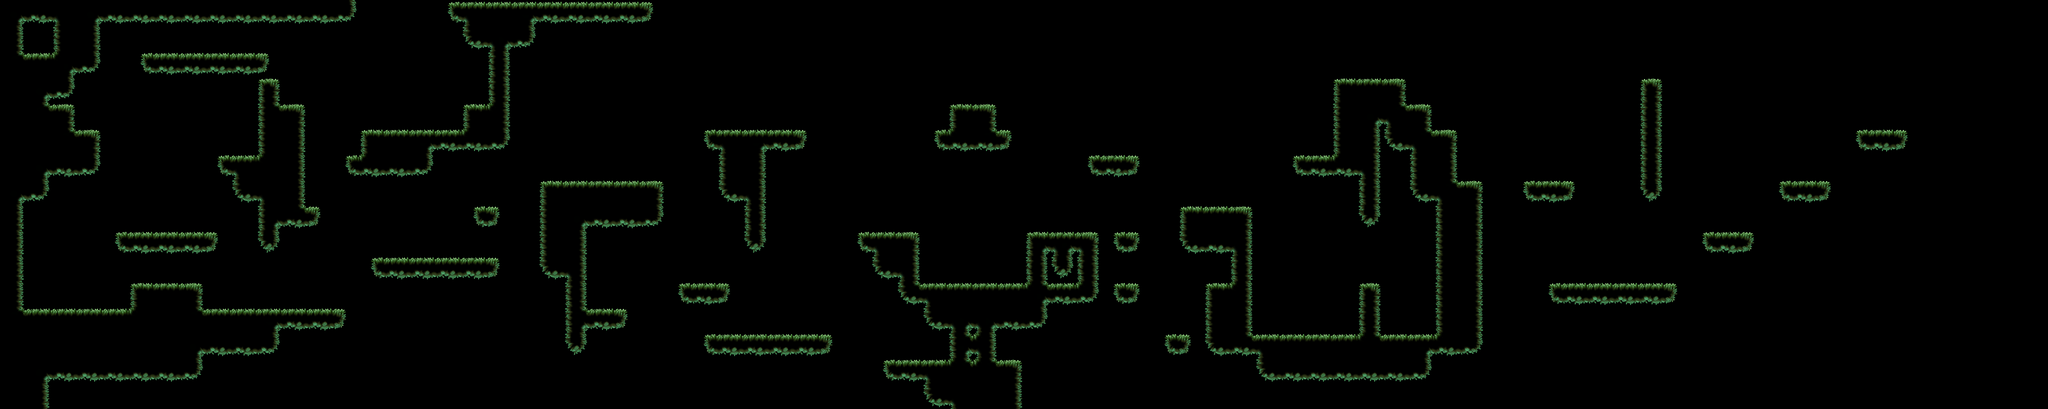

A level layout from a 2D game, rendered from its tile map. Below: a short description, then the map file with tile-grid data replaced by summaries:
An orthogonal 80x16 tile map with 128x128 px tiles, 1 tile layer (Platform) and 66 objects (26x spike, 22x coin, 6x tunnel, 4x ammo, 3x enemy, ...).

<map version="1.10" tiledversion="1.11.0" orientation="orthogonal" renderorder="right-down" width="80" height="16" tilewidth="128" tileheight="128" infinite="0" nextlayerid="5" nextobjectid="107">
 <editorsettings>
  <export target="level1-map.tmj" format="json" />
 </editorsettings>
 <tileset firstgid="1" source="mossy-tileset.tsx" />
 <layer id="1" name="Platform" width="80" height="16">
  <data>[1280 cells, 317 non-empty, 39 distinct tile ids]</data>
 </layer>
 <objectgroup id="4" name="Objects">
  <object id="3" type="coin" x="1192" y="680" width="48" height="48">
   <ellipse />
  </object>
  <object id="6" type="coin" x="1192" y="592" width="48" height="48">
   <ellipse />
  </object>
  <object id="11" type="enemy" x="346.242" y="1477.4" width="80" height="80">
   <properties>
    <property name="xoffset" type="int" value="100" />
    <property name="yoffset" type="int" value="0" />
   </properties>
  </object>
  <object id="16" type="health" x="832.41" y="1348.22">
   <properties>
    <property name="health" type="int" value="5" />
   </properties>
   <point />
  </object>
  <object id="17" type="tunnel" x="3764" y="1548" width="110" height="149">
   <properties>
    <property name="self_id" type="int" value="1" />
    <property name="tunnel_out" type="int" value="0" />
    <property name="upwards" type="bool" value="true" />
   </properties>
  </object>
  <object id="20" type="tunnel" x="2853" y="84" width="110" height="149">
   <properties>
    <property name="self_id" type="int" value="0" />
    <property name="upwards" type="bool" value="false" />
   </properties>
  </object>
  <object id="23" type="coin" x="2347" y="414" width="48" height="48">
   <ellipse />
  </object>
  <object id="25" type="coin" x="2756.12" y="638.303" width="48" height="48">
   <ellipse />
  </object>
  <object id="26" type="coin" x="2347" y="286" width="48" height="48">
   <ellipse />
  </object>
  <object id="28" type="tunnel" x="150" y="1418.79" width="110" height="149">
   <properties>
    <property name="self_id" type="int" value="2" />
    <property name="tunnel_out" type="int" value="3" />
    <property name="upwards" type="bool" value="true" />
   </properties>
  </object>
  <object id="29" type="tunnel" x="1895.7" y="524.606" width="110" height="149">
   <properties>
    <property name="self_id" type="int" value="3" />
    <property name="upwards" type="bool" value="true" />
   </properties>
  </object>
  <object id="31" type="coin" x="674" y="176" width="48" height="48">
   <ellipse />
  </object>
  <object id="32" type="coin" x="804" y="176" width="48" height="48">
   <ellipse />
  </object>
  <object id="33" type="coin" x="940" y="172" width="48" height="48">
   <ellipse />
  </object>
  <object id="45" type="tunnel" x="6982" y="1548" width="110" height="149">
   <properties>
    <property name="self_id" type="int" value="4" />
    <property name="tunnel_out" type="int" value="5" />
    <property name="upwards" type="bool" value="true" />
   </properties>
  </object>
  <object id="47" type="coin" x="7076" y="191.152" width="48" height="48">
   <ellipse />
  </object>
  <object id="48" type="coin" x="7233.58" y="363.879" width="48" height="48">
   <ellipse />
  </object>
  <object id="49" type="coin" x="7388.12" y="521.455" width="48" height="48">
   <ellipse />
  </object>
  <object id="51" type="coin" x="7567.88" y="688.97" width="48" height="48">
   <ellipse />
  </object>
  <object id="53" type="tunnel" x="6700" y="266" width="110" height="149">
   <properties>
    <property name="self_id" type="int" value="5" />
    <property name="upwards" type="bool" value="true" />
   </properties>
  </object>
  <object id="54" type="enemy" x="4601.33" y="1352" width="80" height="80">
   <properties>
    <property name="xoffset" type="int" value="384" />
    <property name="yoffset" type="int" value="0" />
   </properties>
  </object>
  <object id="55" type="ammo" x="3912" y="596">
   <properties>
    <property name="bullet_capacity" type="int" value="10" />
   </properties>
   <point />
  </object>
  <object id="56" type="coin" x="1714.42" y="688.909" width="48" height="48">
   <ellipse />
  </object>
  <object id="57" type="coin" x="1553.82" y="938.606" width="48" height="48">
   <ellipse />
  </object>
  <object id="58" type="coin" x="616" y="896" width="48" height="48">
   <ellipse />
  </object>
  <object id="59" type="coin" x="784" y="900" width="48" height="48">
   <ellipse />
  </object>
  <object id="60" type="coin" x="968" y="900" width="48" height="48">
   <ellipse />
  </object>
  <object id="61" type="coin" x="1682.67" y="1049.33" width="48" height="48">
   <ellipse />
  </object>
  <object id="62" type="coin" x="1818.67" y="1156.67" width="48" height="48">
   <ellipse />
  </object>
  <object id="64" type="ammo" x="578" y="206">
   <properties>
    <property name="bullet_capacity" type="int" value="10" />
   </properties>
   <point />
  </object>
  <object id="65" type="checkpoint" x="5309.45" y="1127.82">
   <properties>
    <property name="order" type="int" value="1" />
   </properties>
   <point />
  </object>
  <object id="67" type="enemy_flower" x="1422" y="453.333" width="80" height="80">
   <properties>
    <property name="health" type="int" value="3" />
   </properties>
  </object>
  <object id="68" type="spike" x="2715" y="850" width="80" height="80" />
  <object id="71" type="enemy" x="5468" y="716" width="80" height="80">
   <properties>
    <property name="xoffset" type="int" value="100" />
    <property name="yoffset" type="int" value="0" />
   </properties>
  </object>
  <object id="72" type="enemy_flower" x="2974" y="1480" width="80" height="80">
   <properties>
    <property name="health" type="int" value="3" />
   </properties>
  </object>
  <object id="73" type="coin" x="2992" y="1389.33" width="48" height="48">
   <ellipse />
  </object>
  <object id="77" type="coin" x="2992" y="1261.33" width="48" height="48">
   <ellipse />
  </object>
  <object id="78" type="coin" x="2992" y="1326.33" width="48" height="48">
   <ellipse />
  </object>
  <object id="79" type="ammo" x="4670" y="1746">
   <properties>
    <property name="bullet_capacity" type="int" value="10" />
   </properties>
   <point />
  </object>
  <object id="80" type="ammo" x="6094.67" y="1364">
   <properties>
    <property name="bullet_capacity" type="int" value="10" />
   </properties>
   <point />
  </object>
  <object id="81" type="spike" x="6278" y="1614" width="80" height="80" />
  <object id="82" type="spike" x="6374" y="1614" width="80" height="80" />
  <object id="83" type="spike" x="6469" y="1614" width="80" height="80" />
  <object id="84" type="spike" x="6566" y="1614" width="80" height="80" />
  <object id="85" type="spike" x="6661" y="1614" width="80" height="80" />
  <object id="86" type="moving_platform" x="6378" y="1504" width="306" height="76">
   <properties>
    <property name="filename" value="pipe_platform2.jpg" />
    <property name="offsetx" type="int" value="0" />
    <property name="offsety" type="int" value="-400" />
    <property name="speed" type="int" value="6" />
   </properties>
  </object>
  <object id="87" type="spike" x="6808" y="1360" width="80" height="80">
   <properties>
    <property name="rotationn" type="int" value="0" />
   </properties>
  </object>
  <object id="88" type="spike" x="6810" y="1090" width="80" height="80">
   <properties>
    <property name="rotationn" type="int" value="180" />
   </properties>
  </object>
  <object id="89" type="spike" x="7126" y="1336" width="80" height="80">
   <properties>
    <property name="rotationn" type="int" value="90" />
   </properties>
  </object>
  <object id="90" type="spike" x="7126" y="1244" width="80" height="80">
   <properties>
    <property name="rotationn" type="int" value="90" />
   </properties>
  </object>
  </objectgroup>
</map>
<!-- 16 of 66 objects omitted -->
